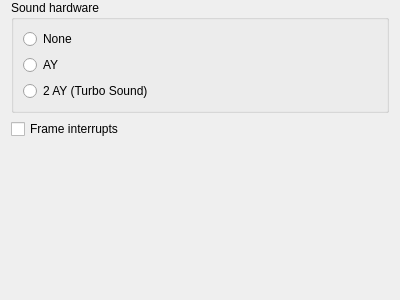
<?xml version="1.0" encoding="UTF-8"?>
<ui version="4.0">
 <class>SpecConfigWidget</class>
 <widget class="QWidget" name="SpecConfigWidget">
  <property name="geometry">
   <rect>
    <x>0</x>
    <y>0</y>
    <width>400</width>
    <height>300</height>
   </rect>
  </property>
  <property name="sizePolicy">
   <sizepolicy hsizetype="Preferred" vsizetype="Preferred">
    <horstretch>0</horstretch>
    <verstretch>0</verstretch>
   </sizepolicy>
  </property>
  <property name="windowTitle">
   <string notr="true">SpecConfigWidget</string>
  </property>
  <layout class="QVBoxLayout" name="verticalLayout_2">
   <property name="topMargin">
    <number>0</number>
   </property>
   <item>
    <widget class="QGroupBox" name="soundGroupBox">
     <property name="sizePolicy">
      <sizepolicy hsizetype="Preferred" vsizetype="Preferred">
       <horstretch>1</horstretch>
       <verstretch>0</verstretch>
      </sizepolicy>
     </property>
     <property name="title">
      <string>Sound hardware</string>
     </property>
     <layout class="QVBoxLayout" name="verticalLayout">
      <property name="spacing">
       <number>6</number>
      </property>
      <item>
       <widget class="QRadioButton" name="noneRadioButton">
        <property name="text">
         <string>None</string>
        </property>
       </widget>
      </item>
      <item>
       <widget class="QRadioButton" name="ayRadioButton">
        <property name="text">
         <string notr="true">AY</string>
        </property>
       </widget>
      </item>
      <item>
       <widget class="QRadioButton" name="tsRadioButton">
        <property name="text">
         <string notr="true">2 AY (Turbo Sound)</string>
        </property>
       </widget>
      </item>
     </layout>
    </widget>
   </item>
   <item>
    <widget class="QCheckBox" name="intsCheckBox">
     <property name="text">
      <string>Frame interrupts</string>
     </property>
    </widget>
   </item>
   <item>
    <spacer name="verticalSpacer">
     <property name="orientation">
      <enum>Qt::Vertical</enum>
     </property>
     <property name="sizeHint" stdset="0">
      <size>
       <width>20</width>
       <height>0</height>
      </size>
     </property>
    </spacer>
   </item>
  </layout>
 </widget>
 <tabstops>
  <tabstop>noneRadioButton</tabstop>
  <tabstop>ayRadioButton</tabstop>
  <tabstop>tsRadioButton</tabstop>
  <tabstop>intsCheckBox</tabstop>
 </tabstops>
 <resources/>
 <connections/>
</ui>
